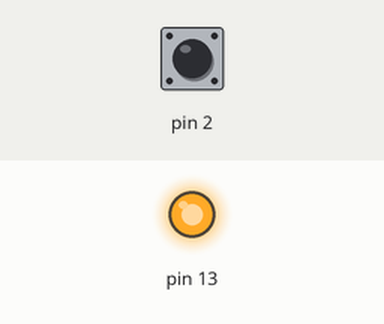
The sketch below on a simulated Arduino Uno, built with avr-gcc and run on an emulated ATmega328P. Parts: output pins drawn as LEDs (lit = HIGH). The test bench sets the inputs (shaded band); at power-on: pin 2 HIGH.

Above: at 1.2 s.
1.3 s: pin 2 pulled LOW for 0.15 s
At 1.37 s:
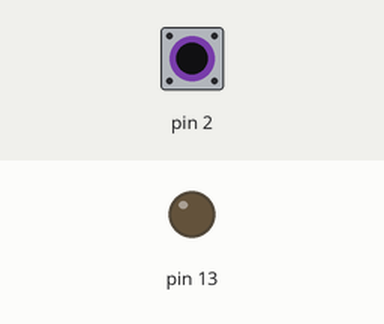
2.9 s: pin 2 pulled LOW for 3.2 s
At 7.4 s:
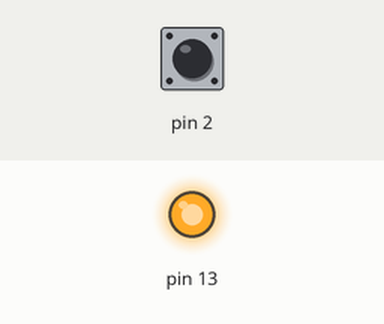
Timing chart, 0 to 8.9 s (numbered marks = the images above; inputs shaded):
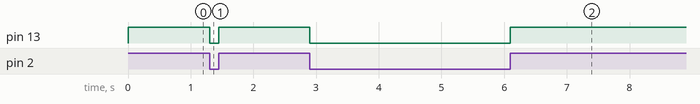

Measured:
- after the input at 1.3 s, pin 13: HIGH → LOW at once, → HIGH 0.15 s later
- after the input at 2.9 s, pin 13: HIGH → LOW at once, → HIGH 3.2 s later

The sketch:

internal_pullup.ino
```cpp
/* Utilizing internal pull-up resistor
 * LED will illuminate when connection IS NOT made
 */

void setup() {
  pinMode(2, INPUT_PULLUP);
  pinMode(13, OUTPUT);
}

void loop() {
  bool buttonState = digitalRead(2);
  digitalWrite(13, buttonState);
}
```
